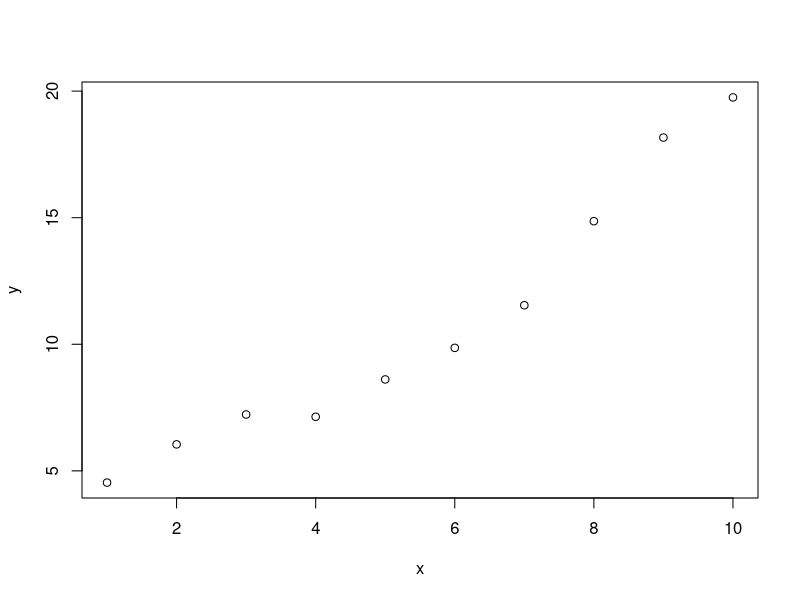
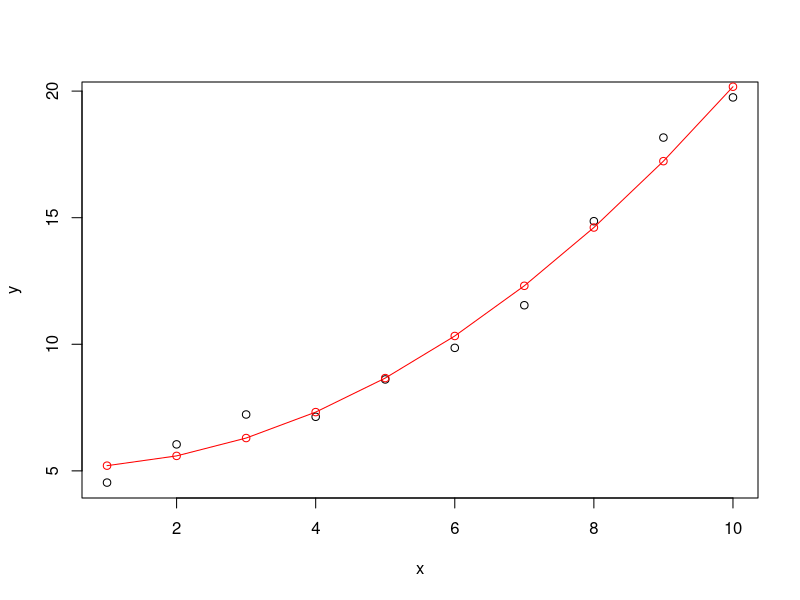
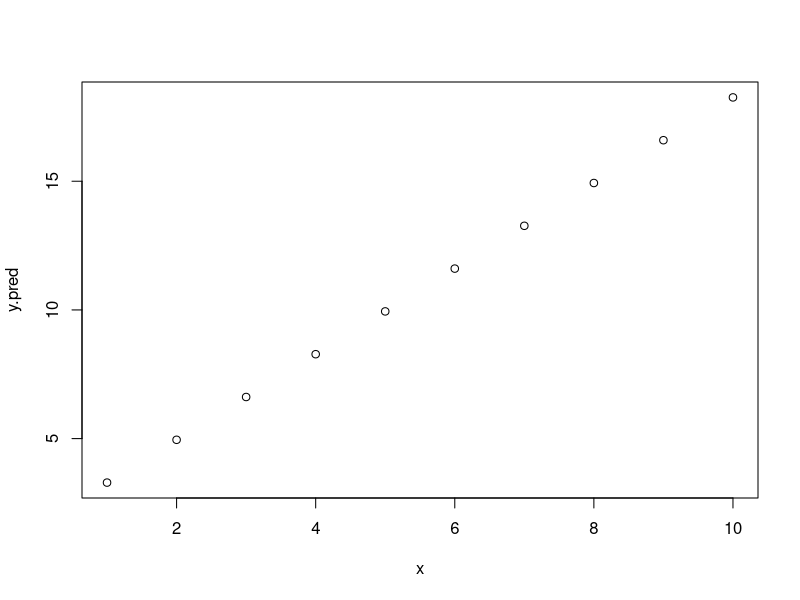
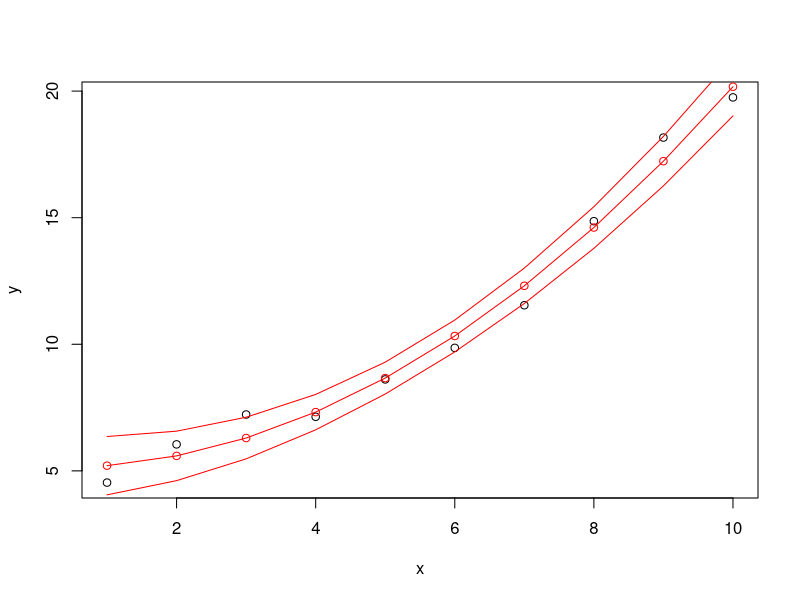
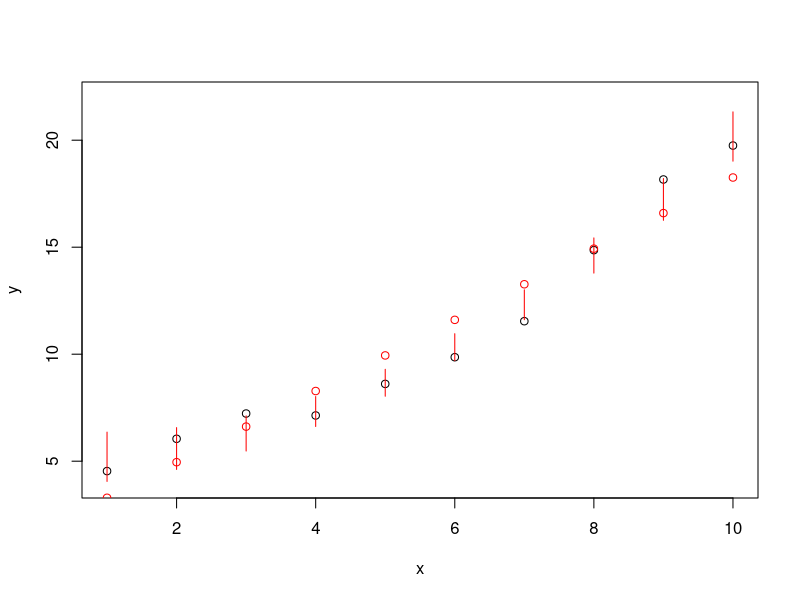

These charts were generated, in order, by the following R code:
## ---- chunk 1
knitr::opts_chunk$set(echo = TRUE)
## ---- chunk 2
x <- 1:10.  # 1 to number of obsevations
y <- 4 + .5*x + .1*x^2 + rnorm(10)
plot(x,y)
## ---- chunk 3
model <- lm(y ~ x +I(x^2))
summary(model)
plot(x,y)
points(x,model$fitted.values,type="l",col="red")
points(x,model$fitted.values,col="red")
X <- cbind(1,x) # data frame with a leading column of ones
B <- solve(t(X)%*%X) %*% t(X)%*%y
y.pred <- X%*% solve(t(X)%*%X) %*% t(X)%*%y
plot(x,y.pred)
H <- X%*% solve(t(X)%*%X) %*% t(X) # diagonal of H is the variance of each pred value
variances <- diag(H)
CI <- sqrt(variances)*1.96
## ---- chunk 4
plot(x,y)
points(x,model$fitted.values,type="l",col="red")
points(x,model$fitted.values,col="red")
points(x,model$fitted.values+CI,type="l",col="red")
points(x,model$fitted.values-CI,type="l",col="red")

upper <- model$fitted.values+CI
lower <- model$fitted.values-CI
n <- 10
plot(x,y,ylim=c(4,22))
points(x,y.pred,col="red")
for (i in 1:n){
  segments(x[i],lower[i],x[i],upper[i],col="red")
}
